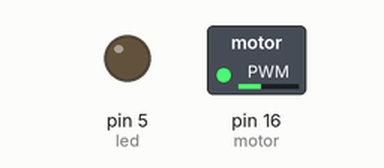
Simulated run of this sketch. Board: Arduino Uno, built with avr-gcc and run on an emulated ATmega328P. On the bench: switched loads named in the sketch (green lamp = pin HIGH), output pins drawn as LEDs (lit = HIGH).

Above: at 0.1 s.
Timing chart, 0 to 1.6 s (numbered marks = the images above):
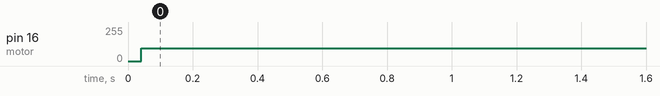

The sketch:

Actuador.ino
```cpp
#define motor 16
#define led 5


int tiempo1=100;
int tiempo2=200;

void setup() {
  pinMode(motor, OUTPUT);
  pinMode(led, OUTPUT);

  Serial.begin(9600);
}


void loop() {


  digitalWrite(motor,HIGH);
  digitalWrite(motor,LOW);
}
```

Measured:
- by itself, pin 16 (motor): 0/255 → 94/255 at 0.04 s
